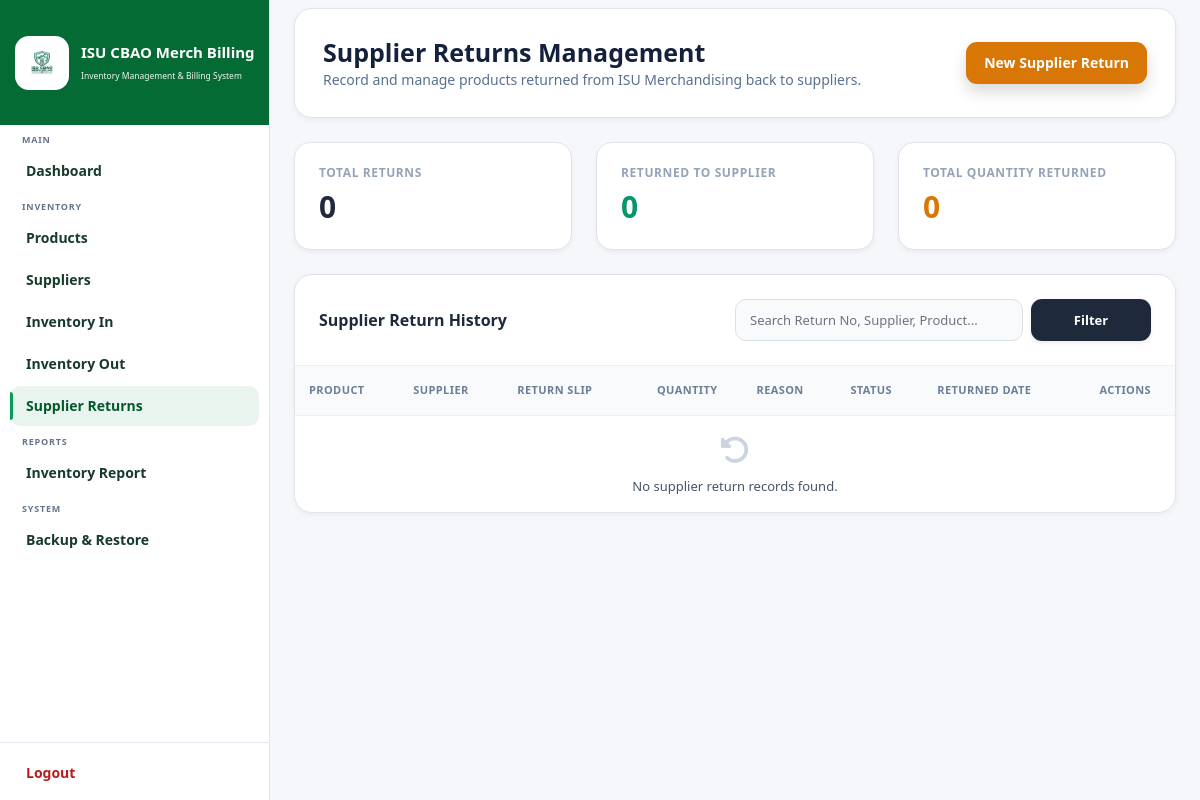
The app's page /pages/admin/returns.php?p=2 (signed in), older data.
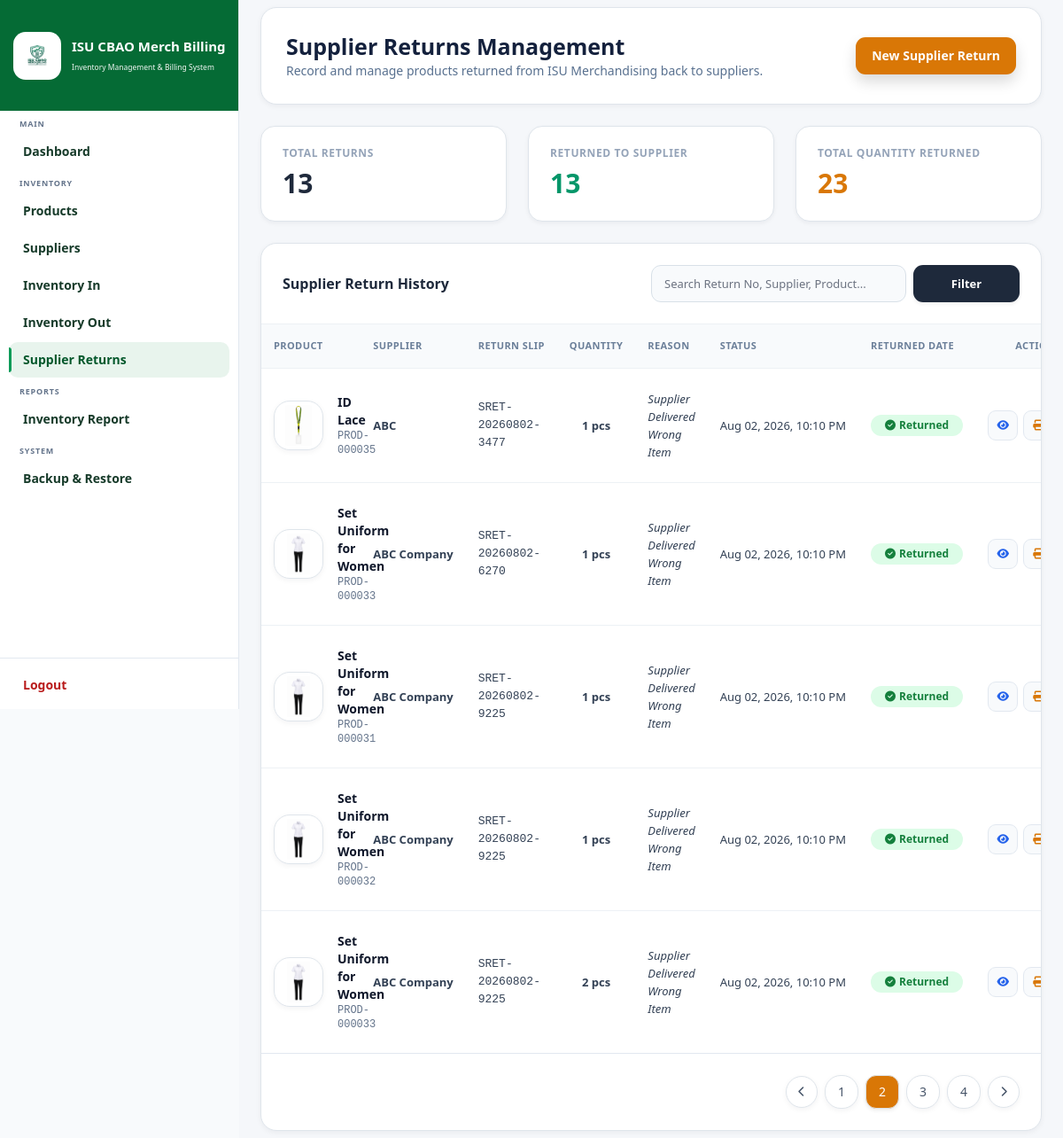
The same page, newer data.
### tables this page shows
CREATE TABLE `returns` (
  `id` int(11) NOT NULL AUTO_INCREMENT,
  `return_no` varchar(30) NOT NULL,
  `sale_id` int(11) DEFAULT NULL,
  `product_id` int(11) NOT NULL,
  `supplier` varchar(150) NOT NULL,
  `reference_no` varchar(100) DEFAULT NULL,
  `quantity` int(11) NOT NULL DEFAULT 1,
  `reason` enum('Supplier Delivered Wrong Item','Supplier Delivered Damaged Item','Factory Defect','Quality Defect','Incorrect Size','Incorrect Color','Excess Delivered Quantity','Other Supplier Issue') NOT NULL,
  `status` enum('Pending','Approved','Returned','Rejected') NOT NULL DEFAULT 'Pending',
  `image_path` varchar(255) DEFAULT NULL,
  `remarks` text DEFAULT NULL,
  `processed_by` int(11) DEFAULT NULL,
  `return_date` datetime NOT NULL DEFAULT current_timestamp(),
  `created_at` timestamp NULL DEFAULT current_timestamp(),
  `updated_at` timestamp NULL DEFAULT current_timestamp() ON UPDATE current_timestamp(),
  PRIMARY KEY (`id`),
  KEY `idx_return_no` (`return_no`),
  KEY `idx_product` (`product_id`),
  KEY `idx_supplier` (`supplier`),
  KEY `idx_status` (`status`),
  KEY `idx_date` (`return_date`),
  KEY `fk_return_sale` (`sale_id`),
  KEY `fk_return_user` (`processed_by`),
  CONSTRAINT `fk_return_product` FOREIGN KEY (`product_id`) REFERENCES `products` (`id`) ON UPDATE CASCADE,
  CONSTRAINT `fk_return_sale` FOREIGN KEY (`sale_id`) REFERENCES `sales` (`id`) ON DELETE SET NULL ON UPDATE CASCADE,
  CONSTRAINT `fk_return_user` FOREIGN KEY (`processed_by`) REFERENCES `users` (`id`) ON DELETE SET NULL
);

CREATE TABLE `products` (
  `id` int(11) NOT NULL AUTO_INCREMENT,
  `product_code` varchar(50) DEFAULT NULL,
  `product_name` varchar(255) NOT NULL,
  `category` varchar(100) NOT NULL,
  `category_id` int(11) DEFAULT NULL,
  `product_size` varchar(30) DEFAULT NULL,
  `description` text DEFAULT NULL,
  `supplier` varchar(150) DEFAULT NULL,
  `unit_cost` decimal(10,2) DEFAULT NULL,
  `supplier_id` int(11) DEFAULT NULL,
  `unit_price` decimal(10,2) NOT NULL,
  `cost_price` decimal(10,2) DEFAULT 0.00,
  `current_stock` int(11) DEFAULT 0,
  `inventory_value` decimal(12,2) DEFAULT 0.00,
  `reorder_level` int(11) DEFAULT 10,
  `status` enum('Available','Low Stock','Out of Stock') DEFAULT 'Available',
  `front_image` varchar(255) DEFAULT NULL,
  `qr_code` varchar(255) DEFAULT NULL,
  `created_at` timestamp NULL DEFAULT current_timestamp(),
  `updated_at` timestamp NULL DEFAULT current_timestamp() ON UPDATE current_timestamp(),
  `updated_by` int(11) DEFAULT NULL,
  PRIMARY KEY (`id`),
  UNIQUE KEY `product_code` (`product_code`),
  UNIQUE KEY `unique_product_size` (`product_name`,`product_size`),
  KEY `fk_product_category` (`category_id`),
  KEY `fk_product_supplier` (`supplier_id`),
  KEY `fk_product_updatedby` (`updated_by`),
  CONSTRAINT `fk_product_category` FOREIGN KEY (`category_id`) REFERENCES `categories` (`id`),
  CONSTRAINT `fk_product_supplier` FOREIGN KEY (`supplier_id`) REFERENCES `suppliers` (`id`),
  CONSTRAINT `fk_product_updatedby` FOREIGN KEY (`updated_by`) REFERENCES `users` (`id`) ON DELETE SET NULL
);

### pages/admin/returns.php (the view, shortened to what the changed rows need)
<?php
require_once "../../config/database.php";
$totalReturnsCount = 0;
$returnedSuppliersCount = 0;
$totalReturnedQty = 0;
$qtyQuery = mysqli_query($conn,"
    SELECT COALESCE(SUM(quantity),0) AS qty
    FROM returns
");
if($qty = mysqli_fetch_assoc($qtyQuery)){
    $totalReturnedQty = (int)$qty['qty'];
}
$kpiQuery = mysqli_query($conn, "
    SELECT
        COUNT(DISTINCT return_no) AS total_returns,
        COUNT(DISTINCT CASE WHEN status = 'Returned' THEN return_no END) AS returned_to_supplier,
        COUNT(DISTINCT CASE WHEN status = 'Approved' THEN return_no END) AS approved_by_supplier,
        COUNT(DISTINCT CASE WHEN status = 'Rejected' THEN return_no END) AS rejected_by_supplier
    FROM returns
");
if ($kpiRes = mysqli_fetch_assoc($kpiQuery)) {
    $totalReturnsCount = (int)$kpiRes['total_returns'];
    $returnedSuppliersCount = (int)$kpiRes['returned_to_supplier'];
}
$searchQuery = "";
$page = isset($_GET['p']) ? (int)$_GET['p'] : 1;
$limit = 5;
$offset = ($page - 1) * $limit;
$countQuery = "SELECT COUNT(r.id) as total FROM returns r LEFT JOIN products p ON r.product_id = p.id $searchQuery";
$countResult = mysqli_query($conn, $countQuery);
$totalRecords = mysqli_fetch_assoc($countResult)['total'] ?? 0;
$totalPages = ceil($totalRecords / $limit);
if ($totalPages < 1) $totalPages = 1;
$returnsList = [];
$query = "
    SELECT
        r.*,
        p.product_code,
        p.product_name,
        p.product_size,
        p.front_image,
        u.username as processed_by_username
    FROM returns r
    LEFT JOIN products p ON r.product_id = p.id
    LEFT JOIN users u ON r.processed_by = u.id
    $searchQuery
    ORDER BY r.return_date DESC
    LIMIT $limit OFFSET $offset
";
$result = mysqli_query($conn, $query);
if ($result) {
    while ($row = mysqli_fetch_assoc($result)) {
        $returnsList[] = $row;
    }
}
?>
<!DOCTYPE html>
<html lang="en">
<head>
    <script src="https://cdn.tailwindcss.com?plugins=forms"></script>
    <link rel="stylesheet" href="https://cdnjs.cloudflare.com/ajax/libs/font-awesome/6.4.0/css/all.min.css">
    <link href="https://cdn.jsdelivr.net/npm/bootstrap@5.1.3/dist/css/bootstrap.min.css" rel="stylesheet">
</head>
<body class="bg-slate-50 font-sans text-slate-800">
<?php include "sidebar.php"; ?>
<main class="ml-0 md:ml-[270px] min-h-screen bg-[#f5f7fb] px-4 py-2 md:px-5 md:py-3 transition-all duration-300">
    <div class="space-y-6 max-w-7xl mx-auto">
        <div class="flex flex-col sm:flex-row justify-between items-start sm:items-center gap-4 bg-white p-6 rounded-2xl shadow-sm border border-slate-200">
            <div>
                <h1 class="text-2xl font-bold text-slate-900 tracking-tight">Supplier Returns Management</h1>
            </div>
        </div>
        <div class="grid grid-cols-1 md:grid-cols-3 gap-6">
            <div class="bg-white p-6 rounded-2xl shadow-sm border border-slate-200 border-l-4 border-l-blue-500">
                <p class="text-xs text-slate-400 uppercase tracking-wider font-bold">
                    Total Returns
                </p>
                <h2 class="text-3xl font-extrabold text-slate-800 mt-2">
                    <?= number_format($totalReturnsCount); ?>
                </h2>
            </div>
            <div class="bg-white p-6 rounded-2xl shadow-sm border border-slate-200 border-l-4 border-l-emerald-500">
                <p class="text-xs text-slate-400 uppercase tracking-wider font-bold">
                    Returned to Supplier
                </p>
                <h2 class="text-3xl font-extrabold text-emerald-600 mt-2">
                    <?= number_format($returnedSuppliersCount); ?>
                </h2>
            </div>
            <div class="bg-white p-6 rounded-2xl shadow-sm border border-slate-200 border-l-4 border-l-amber-500">
                <p class="text-xs text-slate-400 uppercase tracking-wider font-bold">
                    Total Quantity Returned
                </p>
                <h2 class="text-3xl font-extrabold text-amber-600 mt-2">
                    <?= number_format($totalReturnedQty); ?>
                </h2>
            </div>
        </div>
        <div class="bg-white rounded-2xl border border-slate-200 shadow-sm overflow-hidden">
            <div class="p-6 border-b border-slate-100">
                <form method="GET" action="" class="flex flex-col sm:flex-row items-center justify-between gap-4">
                    <h2 class="text-base font-bold text-slate-800 whitespace-nowrap">Supplier Return History</h2>
                </form>
            </div>
            <div class="overflow-x-auto">
                <table class="min-w-full text-left border-collapse">
                    <thead class="bg-slate-50 text-[11px] uppercase tracking-wider text-slate-500 border-b border-slate-200">
                        <tr class="whitespace-nowrap">
                            <th class="px-6 py-3 font-semibold">Product</th>
                            <th class="px-6 py-3 font-semibold">Supplier</th>
                            <th class="px-6 py-3 font-semibold">Return Slip</th>
                            <th class="px-6 py-3 font-semibold text-center">Quantity</th>
                            <th class="px-6 py-3 font-semibold">Reason</th>
                            <th class="px-6 py-3 font-semibold">Status</th>
                            <th class="px-6 py-3 font-semibold">Returned Date</th>
                            <th class="px-6 py-3 font-semibold text-center">Actions</th>
                        </tr>
                    </thead>
                    <tbody class="divide-y divide-slate-100 text-sm">
                        <?php if (empty($returnsList)): ?>
                            <tr>
                                <td colspan="9" class="text-center py-12 text-slate-400">
                                    <div class="flex flex-col items-center justify-center">
                                        <i class="fa-solid fa-rotate-left text-3xl mb-2 text-slate-300"></i>
                                        <p class="font-medium text-slate-600">No supplier return records found.</p>
                                    </div>
                                </td>
                            </tr>
                        <?php else: ?>
                            <?php foreach ($returnsList as $ret): ?>
                                <tr class="hover:bg-slate-50 transition">
                                    <td class="px-6 py-4">
                                        <div class="flex items-center gap-3">
                                            <?php $img_path = !empty($ret['front_image']) ? $ret['front_image'] : $ret['image_path']; ?>
                                            <img src="<?= !empty($img_path) ? '../../' . htmlspecialchars($img_path) : '../../assets/images/default.png'; ?>" class="w-14 h-14 rounded-xl object-contain border bg-white p-1 shadow-sm flex-shrink-0" onerror="this.src='../../assets/images/default.png'">
                                            <div>
                                                <h4 class="font-bold text-slate-900 text-sm"><?= htmlspecialchars($ret['product_name']); ?></h4>
                                                <p class="text-slate-500 font-mono text-xs"><?= htmlspecialchars($ret['product_code']); ?></p>
                                            </div>
                                        </div>
                                    </td>
                                    <td class="px-6 py-4 font-semibold text-slate-700 whitespace-nowrap"><?= htmlspecialchars($ret['supplier'] ?? 'N/A'); ?></td>
                                    <td class="px-6 py-4 font-mono text-slate-600"><?= htmlspecialchars($ret['return_no']); ?></td>
                                    <td class="px-6 py-4 text-center font-bold text-slate-700"><?= (int)$ret['quantity']; ?> pcs</td>
                                    <td class="px-6 py-4 text-slate-600 italic whitespace-normal max-w-xs"><?= htmlspecialchars($ret['reason']); ?></td>
                                    <td class="px-6 py-4 text-slate-600 whitespace-nowrap"><?= date('M d, Y, g:i A', strtotime($ret['return_date'])); ?></td>
                                    <td class="px-6 py-4">
                                        <?php if ($ret['status'] === 'Returned'): ?>
                                            <span class="inline-flex items-center px-3 py-1 rounded-full bg-green-100 text-green-700 text-xs font-semibold">
                                                <i class="fa-solid fa-check-circle mr-1"></i>
                                                Returned
                                            </span>
                                        <?php endif; ?>
                                    </td>
                                    <td class="px-6 py-4 text-center">
                                        <div class="flex items-center justify-center gap-1.5">
                                            <a href="return_view.php?return_no=<?= urlencode($ret['return_no']); ?>" class="bg-blue-50 hover:bg-blue-100 text-blue-600 px-2.5 py-1.5 rounded-lg text-xs font-bold transition" title="View Details">
                                                <i class="fa-solid fa-eye"></i>
                                            </a>
                                            <a href="return_print.php?return_no=<?= urlencode($ret['return_no']); ?>" target="_blank" class="bg-amber-50 hover:bg-amber-100 text-amber-600 px-2.5 py-1.5 rounded-lg text-xs font-bold transition" title="Print Return Slip">
                                                <i class="fa-solid fa-print"></i>
                                            </a>
                                        </div>
                                    </td>
                                </tr>
                            <?php endforeach; ?>
                        <?php endif; ?>
                    </tbody>
                </table>
            </div>
            <?php if ($totalPages > 1): ?>
            <div class="p-6 border-t border-slate-200 flex justify-end items-center gap-2">
                <?php
                    $queryParams = $_GET;
                    if ($page > 1):
                        $queryParams['p'] = $page - 1;
                ?>
                    <a href="?<?= http_build_query($queryParams); ?>" class="w-9 h-9 flex items-center justify-center bg-white border border-slate-200 rounded-xl text-sm text-slate-600 hover:bg-slate-50 shadow-sm transition"><i class="fa-solid fa-chevron-left text-xs"></i></a>
                <?php endif; ?>
                <?php for ($i = 1; $i <= $totalPages; $i++): $queryParams['p'] = $i; ?>
                    <a href="?<?= http_build_query($queryParams); ?>" class="px-3.5 py-2 border rounded-xl text-sm font-medium shadow-sm transition <?= ($i == $page) ? 'bg-amber-600 text-white border-amber-600' : 'bg-white border-slate-200 text-slate-600 hover:bg-slate-50'; ?>"><?= $i; ?></a>
                <?php endfor; ?>
                <?php if ($page < $totalPages): $queryParams['p'] = $page + 1; ?>
                    <a href="?<?= http_build_query($queryParams); ?>" class="w-9 h-9 flex items-center justify-center bg-white border border-slate-200 rounded-xl text-sm text-slate-600 hover:bg-slate-50 shadow-sm transition"><i class="fa-solid fa-chevron-right text-xs"></i></a>
                <?php endif; ?>
            </div>
            <?php endif; ?>
        </div>
    </div>
</main>
</body>
</html>

Row changes from the older to the newer data that the page shows:
added returns: product.front_image (picture), product.product_name "ID Lace", product.product_code "PROD-000035", supplier "ABC", return_no "SRET-20260802-3477", quantity "1", reason "Supplier Delivered Wrong Item", return_date "Aug 02, 2026, 10:10 PM", status "Returned" (drawn)
added returns: product.front_image (picture), product.product_name "Set Uniform for Women", product.product_code "PROD-000033", supplier "ABC Company", return_no "SRET-20260802-6270", quantity "1", reason "Supplier Delivered Wrong Item", return_date "Aug 02, 2026, 10:10 PM", status "Returned" (drawn)
added returns: product.front_image (picture), product.product_name "Set Uniform for Women", product.product_code "PROD-000031", supplier "ABC Company", return_no "SRET-20260802-9225", quantity "1", reason "Supplier Delivered Wrong Item", return_date "Aug 02, 2026, 10:10 PM", status "Returned" (drawn)
added returns: product.front_image (picture), product.product_name "Set Uniform for Women", product.product_code "PROD-000032", supplier "ABC Company", return_no "SRET-20260802-9225", quantity "1", reason "Supplier Delivered Wrong Item", return_date "Aug 02, 2026, 10:10 PM", status "Returned" (drawn)
added returns: product.front_image (picture), product.product_name "Set Uniform for Women", product.product_code "PROD-000033", supplier "ABC Company", return_no "SRET-20260802-9225", quantity "2", reason "Supplier Delivered Wrong Item", return_date "Aug 02, 2026, 10:10 PM", status "Returned" (drawn)
Text that changed along with them:
$totalReturnsCount: "0" → "13"
$returnedSuppliersCount: "0" → "13"
$totalReturnedQty: "0" → "23"
new list line: "1"
new list line: "2"
new list line: "3"
new list line: "4"
text no longer shown: "No supplier return records found."
